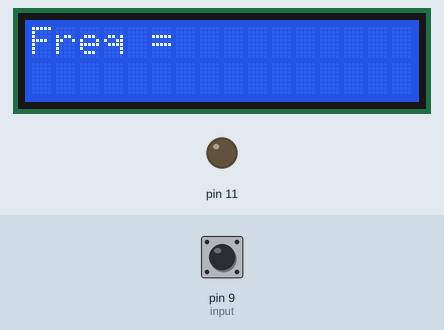
Recording of a sketch running on a simulated Arduino Uno, built with avr-gcc and run on an emulated ATmega328P. Parts: 16×2 character LCD, output pins drawn as LEDs (lit = HIGH). The inputs (shaded band) are chosen by the test bench; at power-on: pin 9 (input) LOW.

Above: at 1.2 s.
1.3 s: pin 9 (input) pulsed HIGH 2 times (0.12 s each, 0.3 s apart)
At 2.0 s:
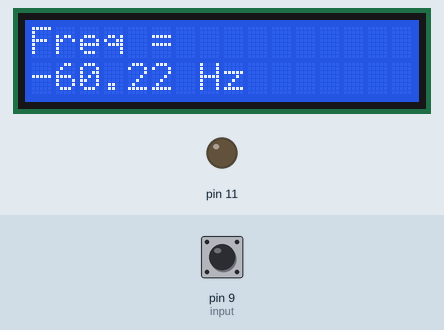
Timing chart, 0 to 4.3 s (numbered marks = the images above; inputs shaded):
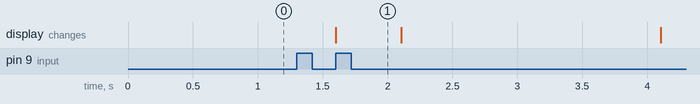

The sketch:

freq.ino
```cpp
#include <LiquidCrystal.h>
int input=9;

int high_time;
int low_time;
float time_period;
float frequency;
//LiquidCrystal   (rs, enable, d4, d5, d6, d7) ;
LiquidCrystal lcd (12,   13  ,  7, 6, 5,  4);
void setup()
{

pinMode(11,OUTPUT);
pinMode(input,INPUT);
lcd.begin(16, 2);

}
void loop()
{

lcd.clear();
lcd.setCursor(0,0);
lcd.print("Freq =");

//tone (11,5);
high_time=pulseIn(input,HIGH);
low_time=pulseIn(input,LOW);


time_period=high_time+low_time;
time_period=time_period/1000;
frequency=1000/time_period;
lcd.setCursor(0,1);
lcd.print(frequency);
lcd.print(" Hz");
delay(500);

}
```

Measured:
- after the input at 1.3 s, the display: changes after 0.30 s (image 1)
